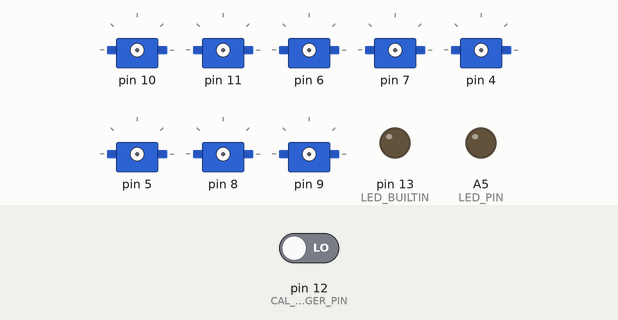
The sketch below on a simulated Arduino Nano, built with avr-gcc and run on an emulated ATmega328P. On the bench: 8 × servo, output pins drawn as LEDs (lit = HIGH). The test bench sets the inputs (shaded band); at power-on: pin 12 (CAL_TRIGGER_PIN) LOW. Random numbers use the default seed unless the sketch sets one; EEPROM starts erased.

Above: at 0.1 s.
At 0.9 s:
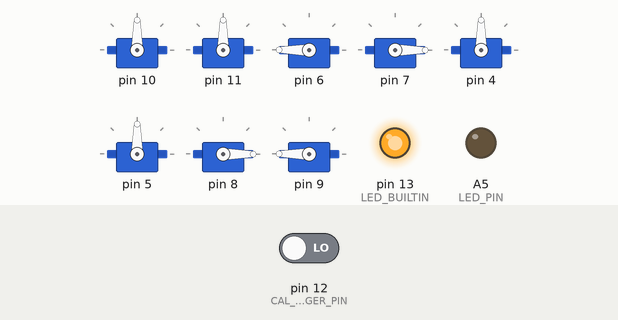
At 8.98 s:
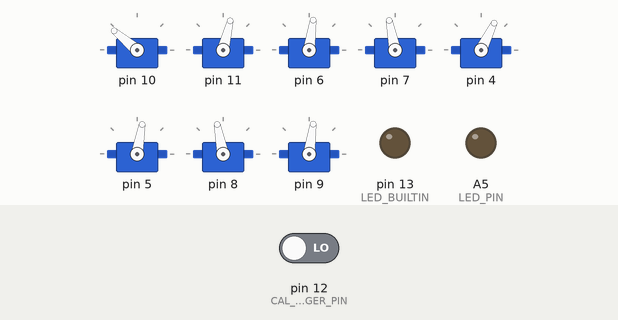
At 18.8 s:
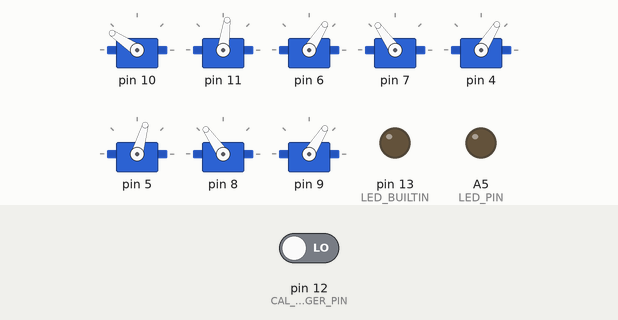
At 26.5 s:
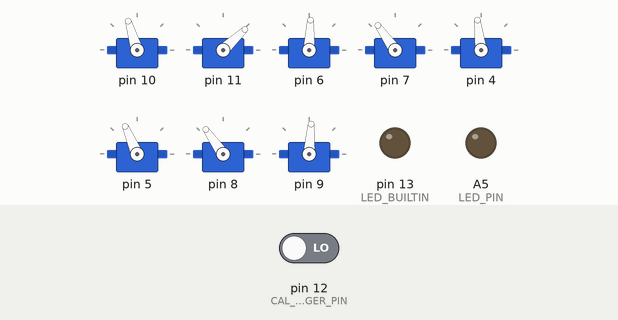
At 34.9 s:
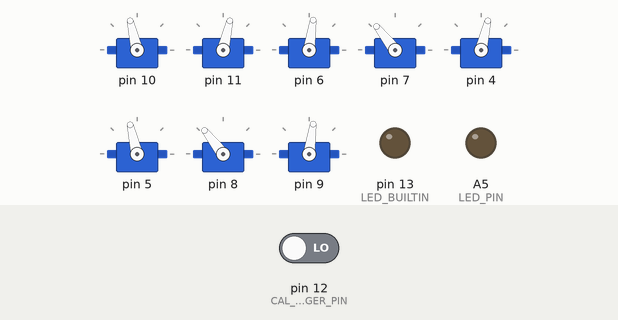
Timing chart, 0 to 36.0 s (numbered marks = the images above):
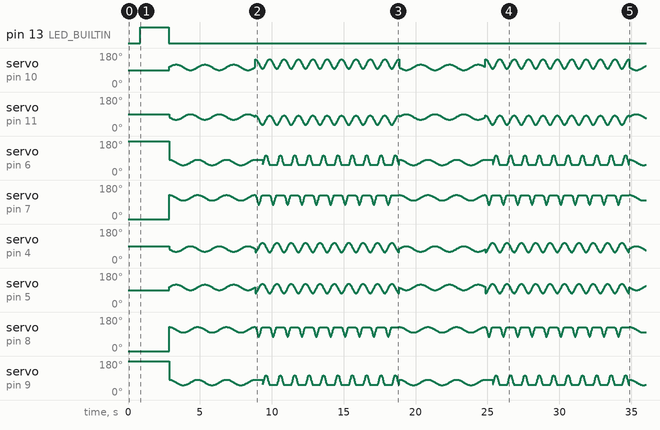

The sketch:

qbot.ino
```cpp
#include <Arduino.h>
#include "qbot.h"

#define CAL_TRIGGER_PIN 12
#define LED_PIN A5
#define TIME_INTERVAL 5000

#define FORWARD 'f'
#define LEFT 'l'
#define STAND 's'
#define RIGHT 'r'
#define BACKWARD 'b'
#define GO 'g'
#define RIGHT_FRONT 'c'
#define RIGHT_BACK 'e'
#define LEFT_FRONT 'd'
#define LEFT_BACK 'h'

MiniKame robot;

volatile boolean auto_mode = true;
bool state = true;
char cmd = STAND;
boolean random_walk = true;

void setup() {
  Serial.begin(115200);
  pinMode(LED_BUILTIN, OUTPUT);

  randomSeed(analogRead(A7));

  //
  robot.init();
  robot.home();
  digitalWrite(LED_BUILTIN, HIGH);   // turn the LED on (HIGH is the voltage level)
  delay(2000);                       // wait for a second
  digitalWrite(LED_BUILTIN, LOW);


  //begin: triggering delay for servo calibrating
  pinMode(CAL_TRIGGER_PIN, OUTPUT);
  digitalWrite(CAL_TRIGGER_PIN, 0);
  pinMode(CAL_TRIGGER_PIN, INPUT);
  while (digitalRead(CAL_TRIGGER_PIN)) {
    analogWrite(LED_PIN, 128 * state); // on calibrating indication LED
    delay(1000);
    state = !state;
  }
  analogWrite(LED_PIN, 0); // off calibarting indication LED
  //end:
}

void loop() {
  gaits2(0);
}

void gaits2(int pattern) {
  char movements[] = {FORWARD, LEFT, GO};
  char movements2[] = {FORWARD, LEFT, FORWARD,  RIGHT};
  static unsigned long cur_time = 0, prev_time = 0;
  static char cmd = FORWARD, prev_cmd = -1;
  static int c = 0;

  cur_time = millis();
  if (cur_time - prev_time >= TIME_INTERVAL) {
    prev_time = cur_time;
    do {
      switch (pattern) {
        case 0: c = (int)random(0, sizeof(movements));
          cmd = movements[c];
          break;
        case 1:  c = c % sizeof(movements2);
          cmd = movements2[c++];
          break;
        default:
          pattern = 0;
      }
    } while (cmd == prev_cmd);
    prev_cmd = cmd; //Serial.println(cmd);
  }

  switch (cmd) {
    case GO:
      robot.walk(10, 1000);
      break;
    case FORWARD:
      robot.turnR(3,2000);
      break;
    case LEFT:
      robot.turnL(3, 2000);
      break;
  }
}
```

Octosnake.cpp
```cpp
#include "Octosnake.h"
#include <Servo.h>

Oscillator::Oscillator(){
    _period = 2000;
    _amplitude = 50;
    _phase = 0;
    _offset = 0;
    _stop = true;
    _ref_time = millis();
    _delta_time = 0;
}

float Oscillator::refresh(){
    if (!_stop){
        _delta_time = (millis()-_ref_time) % _period;
        _output =   (float)_amplitude*sin(time_to_radians(_delta_time)
                    + degrees_to_radians(_phase))
                    + _offset;
    }

    return _output;
}

void Oscillator::reset(){
    _ref_time = millis();
}

void Oscillator::start(){
    reset();
    _stop = false;
}

void Oscillator::start(unsigned long ref_time){
    _ref_time = ref_time;
    _stop = false;
}

void Oscillator::stop(){
    _stop = true;
}

void Oscillator::setPeriod(int period){
    _period = period;
}

void Oscillator::setAmplitude(int amplitude){
    _amplitude = amplitude;
}

void Oscillator::setPhase(int phase){
    _phase = phase;
}

void Oscillator::setOffset(int offset){
    _offset = offset;
}

void Oscillator::setTime(unsigned long ref){
    _ref_time = ref;
}

float Oscillator::getOutput(){
    return _output;
}

unsigned long Oscillator::getTime(){
    return _ref_time;
}

float Oscillator::getPhaseProgress(){
    return ((float)_delta_time/_period) * 360;
}

float Oscillator::time_to_radians(double time){
    return time*2*PI/_period;
}

float Oscillator::degrees_to_radians(float degrees){
    return degrees*2*PI/360;
}

float Oscillator::degrees_to_time(float degrees){
    return degrees*_period/360;
}
```

Octosnake.h
```cpp
#ifndef octosnake_h
#define octosnake_h

#include <Arduino.h>
#include <Servo.h>

#ifndef PI
  #define PI 3.14159
#endif


class Oscillator{

    public:
        Oscillator();
        float refresh();
        void reset();
        void start();
        void start(unsigned long ref_time);
        void stop();
        float time_to_radians(double time);
        float degrees_to_radians(float degrees);
        float degrees_to_time(float degrees);
        void setPeriod(int period);
        void setAmplitude(int amplitude);
        void setPhase(int phase);
        void setOffset(int offset);
        void setTime(unsigned long ref);
        float getOutput();
        float getPhaseProgress();
        unsigned long getTime();

    private:
        int _period;
        int _amplitude;
        int _phase;
        int _offset;
        float _output;
        bool _stop;
        unsigned long _ref_time = 0;
        float _delta_time = 0;
};

#endif
```

qbot.cpp
```cpp
#include <EEPROM.h>
#include "qbot.h"

/*
   (servo index, pin to attach pwm)
   __________ __________ _________________
  |(3,9)_____)(1,8)      (0,2)(______(2,3)|
  |__|       |left FRONT right|        |__|
             |                |
             |                |
             |                |
   _________ |                | __________
  |(7,7)_____)(5,6)______(4,4)(______(6,5)|
  |__|                                 |__|

*/
//comment below manually setting trim in MiniKame() constructor
#define __LOAD_TRIM_FROM_EEPROM__

#define EEPROM_MAGIC  0xabcd
#define EEPROM_OFFSET 2   //eeprom starting offset to store trim[]


MiniKame::MiniKame(): reverse{0, 0, 0, 0, 0, 0, 0, 0}, trim{0, 0, 0, 0, 0, 0, 0, 0} {
  board_pins[FRONT_RIGHT_HIP] = 10; // front left inner
  board_pins[FRONT_LEFT_HIP] = 11; // front right inner
  board_pins[BACK_RIGHT_HIP] = 4; // back left inner
  board_pins[BACK_LEFT_HIP] = 5; // back right inner
  board_pins[FRONT_RIGHT_KNEE] = 6; // front left outer
  board_pins[FRONT_LEFT_KNEE] = 7; // front right outer
  board_pins[BACK_RIGHT_KNEE] = 8; // back left outer
  board_pins[BACK_LEFT_KNEE] = 9; // back right outer
}

void MiniKame::init() {
  /*
     trim[] for calibrating servo deviation,
     initial posture (home) should like below
     in symmetric
        \       /
         \_____/
         |     |
         |_____|
         /     \
        /       \
  */
  /*
    trim[FRONT_LEFT_HIP] = 0;
    trim[FRONT_RIGHT_HIP] = -8;
    trim[BACK_LEFT_HIP] = 8;
    trim[BACK_RIGHT_HIP] = 5;

    trim[FRONT_LEFT_LEG] = 2;
    trim[FRONT_RIGHT_LEG] = -6;
    trim[BACK_LEFT_LEG] = 6;
    trim[BACK_RIGHT_LEG] = 5;
  */
#ifdef __LOAD_TRIM_FROM_EEPROM__
  int val = EEPROMReadWord(0);
  if (val != EEPROM_MAGIC) {
    EEPROMWriteWord(0, EEPROM_MAGIC);
    storeTrim();
  }
#endif

  for (int i = 0; i < 8; i++) {
    oscillator[i].start();
    servo[i].attach(board_pins[i]);
#ifdef __LOAD_TRIM_FROM_EEPROM__
    int val = EEPROMReadWord(i * 2 + EEPROM_OFFSET);
    if (val >= -90 && val <= 90) {
      trim[i] = val;
    }
#endif
  }

  home();
}

void MiniKame::turnR(float steps, float T=600){
    int x_amp = 15;
    int z_amp = 15;
    int ap = 15;
    int hi = 23;
    float period[] = {T, T, T, T, T, T, T, T};
    int amplitude[] = {x_amp,x_amp,z_amp,z_amp,x_amp,x_amp,z_amp,z_amp};
    int offset[] = {90+ap,90-ap,90-hi,90+hi,90-ap,90+ap,90+hi,90-hi};
    int phase[] = {0,180,90,90,180,0,90,90};

    execute(steps, period, amplitude, offset, phase);
}

void MiniKame::turnL(float steps, float T = 600) {
    int x_amp = 15;
    int z_amp = 15;
    int ap = 15;
    int hi = 23;
    float period[] = {T, T, T, T, T, T, T, T};
    int amplitude[] = {x_amp,x_amp,z_amp,z_amp,x_amp,x_amp,z_amp,z_amp};
    int offset[] = {90+ap,90-ap,90-hi,90+hi,90-ap,90+ap,90+hi,90-hi};
    int phase[] = {180,0,90,90,0,180,90,90};

    execute(steps, period, amplitude, offset, phase);
}

void MiniKame::dance(float steps, float T = 600) {
  int x_amp = 20;
  int z_amp = 40;
  int ap = 30;
  int hi = 0;
  float period[] = {T, T, T, T, T, T, T, T};
  int amplitude[] = {x_amp, x_amp, z_amp, z_amp, x_amp, x_amp, z_amp, z_amp};
  int offset[] = {90 + ap, 90 - ap, 90 - hi, 90 + hi, 90 - ap, 90 + ap, 90 + hi, 90 - hi};
  int phase[] = {0, 0, 0, 270, 0, 0, 90, 180};

  execute(steps, period, amplitude, offset, phase);
}


void MiniKame::pushUp(float steps, float T = 600) {
  int z_amp = 40;
  int x_amp = 65;
  int hi = 0;
  float period[] = {T, T, T, T, T, T, T, T};
  int amplitude[] = {0, 0, z_amp, z_amp, 0, 0, 0, 0};
  int offset[] = {90, 90, 90 - hi, 90 + hi, 90 - x_amp, 90 + x_amp, 90 + hi, 90 - hi};
  int phase[] = {0, 0, 0, 180, 0, 0, 0, 180};

  execute(steps, period, amplitude, offset, phase);
}

void MiniKame::walk(float steps=1, float T=550){
    int x_amp = 25;
    int z_amp = 25;
    int ap = 20;
    int hi = 10;
    int front_x = -12;
    float period[] = {T, T, T/2, T/2, T, T, T/2, T/2};
    int amplitude[] = {x_amp,x_amp,z_amp,z_amp,x_amp,x_amp,z_amp,z_amp};
    int offset[] = {   90+ap-front_x,
                                90-ap+front_x,
                                90-hi,
                                90+hi,
                                90-ap-front_x,
                                90+ap+front_x,
                                90+hi,
                                90-hi
                    };
    int  phase[] = {90, 90, 270, 90, 270, 270, 90, 270};

    for (int i=0; i<8; i++){
        oscillator[i].reset();
        oscillator[i].setPeriod(period[i]);
        oscillator[i].setAmplitude(amplitude[i]);
        oscillator[i].setPhase(phase[i]);
        oscillator[i].setOffset(offset[i]);
    }

    _final_time = millis() + period[0]*steps;
    _init_time = millis();
    bool side;
    while (millis() < _final_time){
        side = (int)((millis()-_init_time) / (period[0]/2)) % 2;
        setServo(0, oscillator[0].refresh());
        setServo(1, oscillator[1].refresh());
        setServo(4, oscillator[4].refresh());
        setServo(5, oscillator[5].refresh());

        if (side == 0){
            setServo(3, oscillator[3].refresh());
            setServo(6, oscillator[6].refresh());
        }
        else{
            setServo(2, oscillator[2].refresh());
            setServo(7, oscillator[7].refresh());
        }
        delay(1);
    }
}


void MiniKame::zero(){
    for (int i=0; i<8; i++) setServo(i, 90);
}

void MiniKame::home(){
    int hip_offset = 0;
    int knee_offset = 90;
    int position[] = {90+hip_offset,90-hip_offset,90+knee_offset,90-knee_offset,90-hip_offset,90+hip_offset,90-knee_offset,90+knee_offset};
    for (int i=0; i<8; i++) setServo(i, position[i]);
}

void MiniKame::frontBack(float steps, float T = 600) {

}

void MiniKame::run(int dir, float steps, float T) {

}

void MiniKame::omniWalk(float steps, float T, bool side, float turn_factor) {

}

void MiniKame::moonwalkL(float steps, float T = 5000) {

}


void MiniKame::upDown(float steps, float T = 5000) {

}


void MiniKame::hello() {

}


void MiniKame::jump() {

}


void MiniKame::reverseServo(int id) {
  if (reverse[id])
    reverse[id] = 0;
  else
    reverse[id] = 1;
}


void MiniKame::setServo(int id, float target) {
  if (!reverse[id])
    servo[id].writeMicroseconds(angToUsec(target + trim[id]));
  else
    servo[id].writeMicroseconds(angToUsec(180 - (target + trim[id])));
  _servo_position[id] = target + trim[id];
}

float MiniKame::getServo(int id) {
  return _servo_position[id];
}


void MiniKame::moveServos(int time, float target[8]) {
  if (time > 10) {
    for (int i = 0; i < 8; i++)	_increment[i] = (target[i] - _servo_position[i]) / (time / 10.0);
    _final_time =  millis() + time;

    while (millis() < _final_time) {
      _partial_time = millis() + 10;
      for (int i = 0; i < 8; i++) setServo(i, _servo_position[i] + _increment[i]);
      while (millis() < _partial_time); //pause
    }
  }
  else {
    for (int i = 0; i < 8; i++) setServo(i, target[i]);
  }
  for (int i = 0; i < 8; i++) _servo_position[i] = target[i];
}

void MiniKame::execute(float steps, float period[8], int amplitude[8], int offset[8], int phase[8]) {

  for (int i = 0; i < 8; i++) {
    oscillator[i].setPeriod(period[i]);
    oscillator[i].setAmplitude(amplitude[i]);
    oscillator[i].setPhase(phase[i]);
    oscillator[i].setOffset(offset[i]);
  }

  unsigned long global_time = millis();

  for (int i = 0; i < 8; i++) oscillator[i].setTime(global_time);

  _final_time = millis() + period[0] * steps;
  while (millis() < _final_time) {
    for (int i = 0; i < 8; i++) {
      setServo(i, oscillator[i].refresh());
    }
    yield();
  }
}
void MiniKame::storeTrim() {
  for (int i = 0; i < 8; i++) {
    EEPROMWriteWord(i * 2 + EEPROM_OFFSET, trim[i]);
    delay(100);
  }

}

// load/send only trim of hip servo
void MiniKame::loadTrim() {
  //FRONT_LEFT/RIGHT_HIP
  for (int i = 0; i < 4; i++) {
    Serial.write(EEPROM.read(i + EEPROM_OFFSET));
  }

  //BACK_LEFT/RIGHT_HIP
  for (int i = 8; i < 12; i++) {
    Serial.write(EEPROM.read(i + EEPROM_OFFSET));
  }
}

int MiniKame::EEPROMReadWord(int p_address)
{
  byte lowByte = EEPROM.read(p_address);
  byte highByte = EEPROM.read(p_address + 1);

  return ((lowByte << 0) & 0xFF) + ((highByte << 8) & 0xFF00);
}

void MiniKame::EEPROMWriteWord(int p_address, int p_value)
{
  byte lowByte = ((p_value >> 0) & 0xFF);
  byte highByte = ((p_value >> 8) & 0xFF);

  EEPROM.write(p_address, lowByte);
  EEPROM.write(p_address + 1, highByte);
}
```

qbot.h
```cpp
#ifndef minikame_h
#define minikame_h
#include "Octosnake.h"

// servo index to board_pins

#define FRONT_RIGHT_HIP 0
#define FRONT_LEFT_HIP 1
#define FRONT_RIGHT_KNEE 2
#define FRONT_LEFT_KNEE 3
#define BACK_RIGHT_HIP 4
#define BACK_LEFT_HIP 5
#define BACK_RIGHT_KNEE 6
#define BACK_LEFT_KNEE 7

class MiniKame {

  public:
    MiniKame();
    void init();
    void run(int dir = 1, float steps = 1, float T = 550);
    void walk(float steps = 1, float T = 550);
    void omniWalk(float steps, float T, bool side, float turn_factor);
    void turnL(float steps, float period);
    void turnR(float steps, float period);
    void moonwalkL(float steps, float period);
    void dance(float steps, float period);
    void upDown(float steps, float period);
    void pushUp(float steps, float period);
    void hello();
    void jump();
    void home();
    void zero();
    void frontBack(float steps, float period);

    void setServo(int id, float target);
    void reverseServo(int id);
    float getServo(int id);
    void moveServos(int time, float target[8]);
    void setTrim(int index, int value) {
      trim[index] = value;
    }
    void storeTrim();
    void loadTrim();
  private:
    Oscillator oscillator[8];
    Servo servo[8];
    int board_pins[8];
    int trim[8]; //deviation servo offset
    bool reverse[8];
    unsigned long _init_time;
    unsigned long _final_time;
    unsigned long _partial_time;
    float _increment[8];
    float _servo_position[8];

    void execute(float steps, float period[8], int amplitude[8], int offset[8], int phase[8]);
    inline int angToUsec(float value) {
      return value / 180 * (MAX_PULSE_WIDTH - MIN_PULSE_WIDTH) + MIN_PULSE_WIDTH;
    };
    int EEPROMReadWord(int p_address);
    void EEPROMWriteWord(int p_address, int p_value);
};

#endif
```
